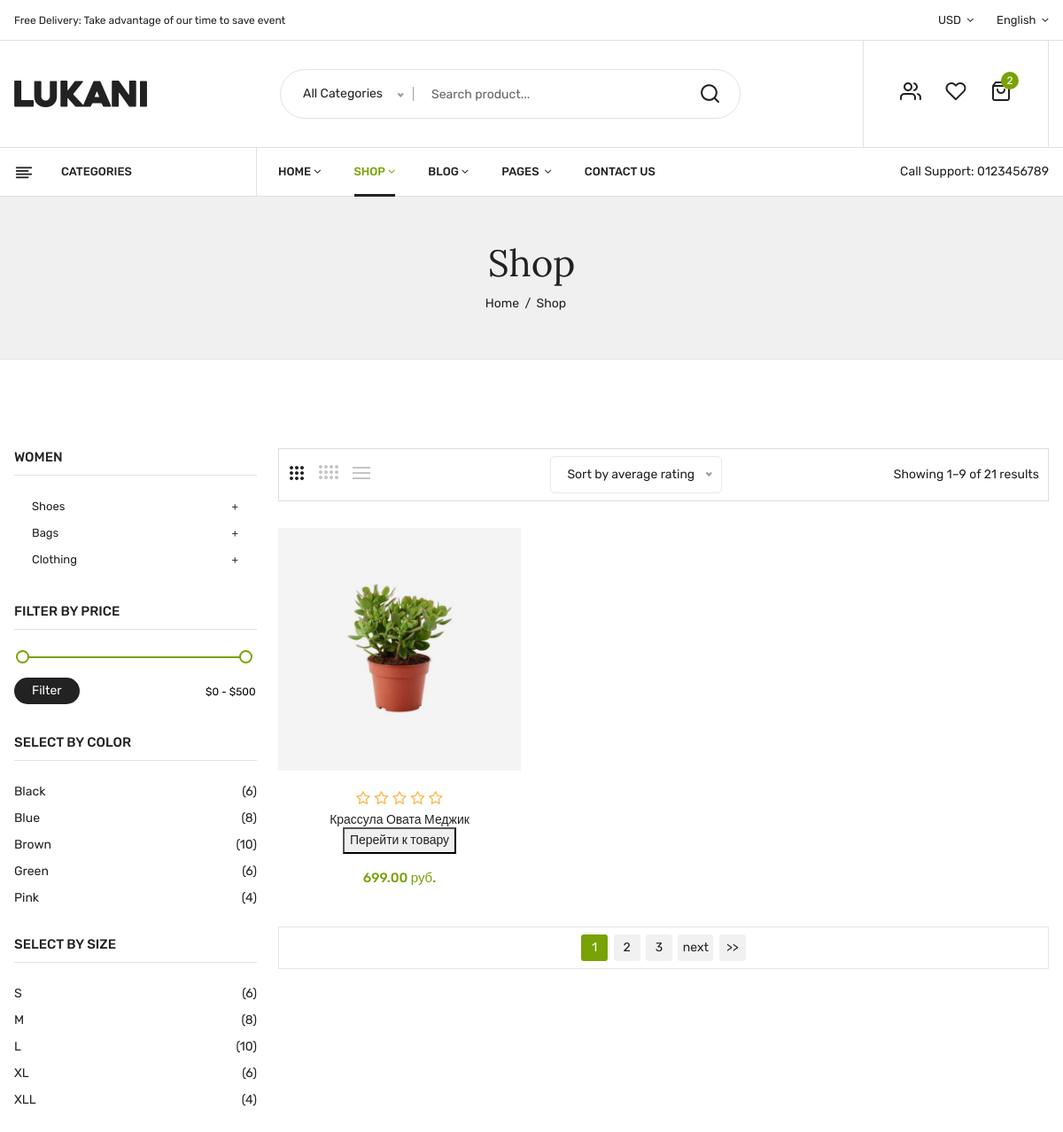
The app's page / (upper part), older data.
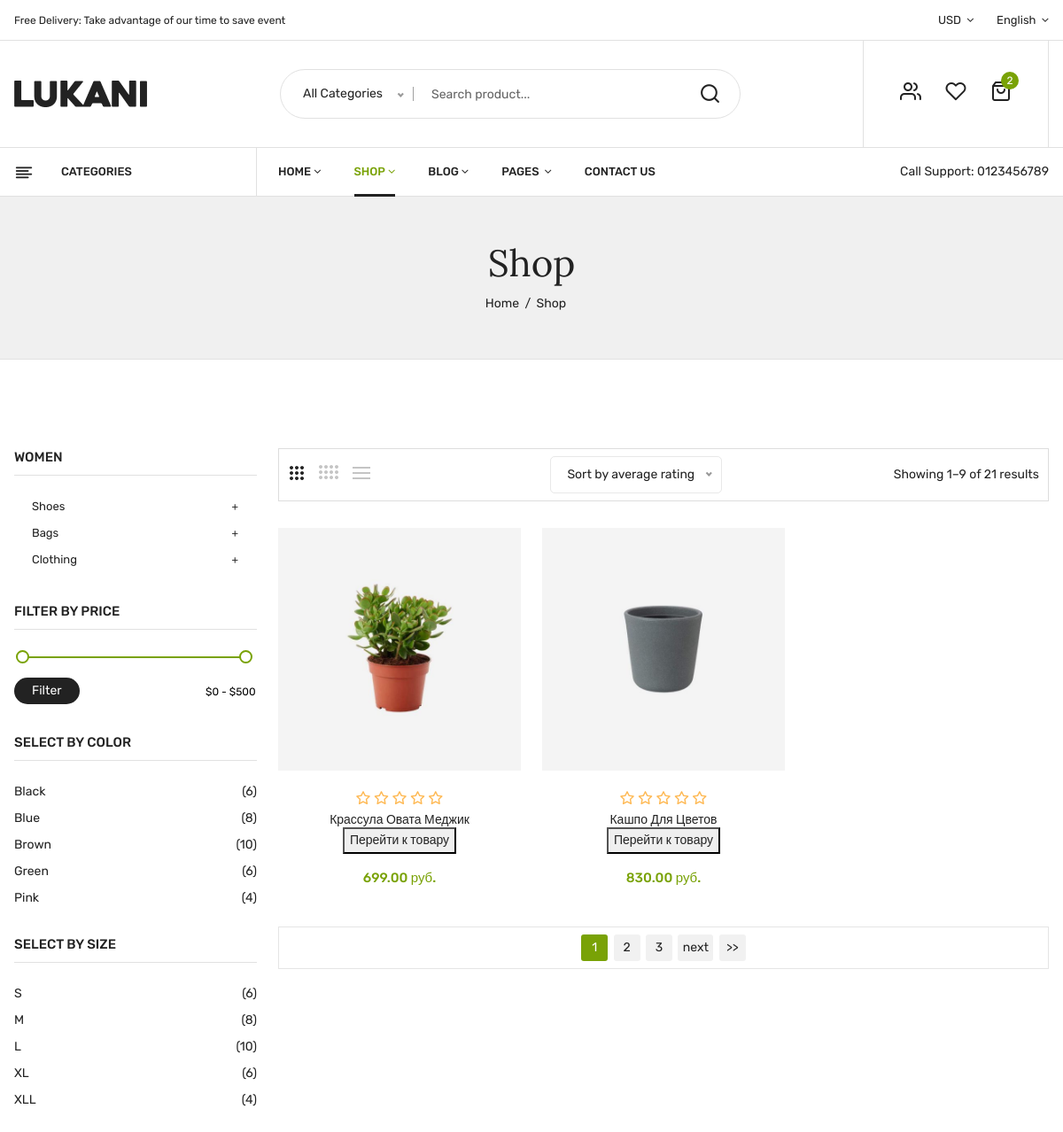
The same page, newer data.
### shop/models.py (models this page shows, shortened)
class Item(models.Model):
    CURRENCY_CHOICES = (
        ('usd', 'usd'),
        ('rub', 'rub')
    )
    name = models.CharField(max_length=255, verbose_name='product_name')
    code = models.CharField(max_length=255,
                            verbose_name='product_code')  # по этому полю различаем продукт (код продукта)
    price = models.DecimalField(max_digits=20, decimal_places=2)
    unit = models.CharField(max_length=255, blank=True, null=True)  # единица измерения
    image_url = models.ImageField(upload_to='img_product')  # путь на изображение продукта
    note = models.TextField(blank=True, null=True)  # комментарий к продукту
    class Meta:  # все элементы отображаются по дате создания
        ordering = ['pk']

### main/views.py (the view)
# urls.py: urlpatterns = [path("", views.ProductView.as_view(), name="shop"),
class ProductView(ListView):
    model = Item
    template_name = 'shop.html'
    def get_context_data(self, **kwargs):
        products = Item.objects.all()
        context = super(ProductView, self).get_context_data(**kwargs,)
        context.update({
            "items": products,
        })
        return context

### templates/shop.html (shortened to what this page needs)
{% extends 'base-page.html' %}
{% load static %}
{% block container %}
<div class="breadcrumbs_area">
    <div class="container">
        <div class="row">
            <div class="col-12">
                <div class="breadcrumb_content">
                    <h3>Shop</h3>
                    <ul>
                        <li><a href="#">home</a></li>
                        <li>shop</li>
                    </ul>
                </div>
            </div>
        </div>
    </div>
</div>
<div class="shop_area shop_reverse mt-100 mb-100">
    <div class="container">
        <div class="row">
            <div class="col-lg-3 col-md-12">
                <aside class="sidebar_widget">
                    <div class="widget_inner">
                        <div class="widget_list widget_categories">
                            <h3>Women</h3>
                            <ul>
                                <li class="widget_sub_categories sub_categories1"><a
                                        href="javascript:void(0)">Shoes</a>
                                </li>
                                <li class="widget_sub_categories sub_categories2"><a
                                        href="javascript:void(0)">Bags</a>
                                </li>
                                <li class="widget_sub_categories sub_categories3"><a
                                        href="javascript:void(0)">Clothing</a>
                                </li>
                            </ul>
                        </div>
                        <div class="widget_list widget_filter">
                            <h3>Filter by price</h3>
                            <form action="#">
                                <div id="slider-range"></div>
                                <button type="submit">Filter</button>
                                <input type="text" name="text" id="amount"/>
                            </form>
                        </div>
                        <div class="widget_list widget_color">
                            <h3>Select By Color</h3>
                            <ul>
                                <li>
                                    <a href="#">Black <span>(6)</span></a>
                                </li>
                                <li>
                                    <a href="#"> Blue <span>(8)</span></a>
                                </li>
                                <li>
                                    <a href="#">Brown <span>(10)</span></a>
                                </li>
                                <li>
                                    <a href="#"> Green <span>(6)</span></a>
                                </li>
                                <li>
                                    <a href="#">Pink <span>(4)</span></a>
                                </li>
                            </ul>
                        </div>
                        <div class="widget_list widget_color">
                            <h3>Select By SIze</h3>
                            <ul>
                                <li>
                                    <a href="#">S <span>(6)</span></a>
                                </li>
                                <li>
                                    <a href="#"> M <span>(8)</span></a>
                                </li>
                                <li>
                                    <a href="#">L <span>(10)</span></a>
                                </li>
                                <li>
                                    <a href="#"> XL <span>(6)</span></a>
                                </li>
                                <li>
                                    <a href="#">XLL <span>(4)</span></a>
                                </li>
                            </ul>
                        </div>
                    </div>
                </aside>
            </div>
            <div class="col-lg-9 col-md-12">
                <div class="shop_toolbar_wrapper">
                    <div class="shop_toolbar_btn">
                        <button data-role="grid_3" type="button" class="active btn-grid-3" data-toggle="tooltip"
                                title="3"></button>
                        <button data-role="grid_4" type="button" class=" btn-grid-4" data-toggle="tooltip"
                                title="4"></button>
                        <button data-role="grid_list" type="button" class="btn-list" data-toggle="tooltip"
                                title="List"></button>
                    </div>
                    <div class=" niceselect_option">
                    </div>
                    <div class="page_amount">
                        <p>Showing 1–9 of 21 results</p>
                    </div>
                </div>
                <div class="row shop_wrapper">
                    {% for item in object_list %}
                    <div class="col-lg-4 col-md-4 col-12 ">
                        <article class="single_product">
                            <figure>
                                <div class="product_thumb">
                                    <a class="primary_img" href="#"><img
                                            src="{{ item.image_url.url }}" alt=""></a>
                                </div>
                                <div class="product_content grid_content">
                                    <div class="product_price_rating">
                                        <div class="product_rating">
                                            <ul>
                                                <li><a href="#"><i class="icon-star"></i></a></li>
                                                <li><a href="#"><i class="icon-star"></i></a></li>
                                                <li><a href="#"><i class="icon-star"></i></a></li>
                                                <li><a href="#"><i class="icon-star"></i></a></li>
                                                <li><a href="#"><i class="icon-star"></i></a></li>
                                            </ul>
                                        </div>
                                        <h4 class="product_name"><a href="{% url 'item' item.pk %}">{{item.name}}</a></h4>
                                        <a href="{% url 'item' item.pk %}">
                                        <button type="button" id="checkout-button">Перейти к товару</button></a>
                                        <div class="price_box">
                                            <span class="current_price">{{item.price}} {{item.unit}}.</span>
                                        </div>
                                    </div>
                                </div>
                            </figure>
                        </article>
                    </div>
                    {% endfor %}
                </div>
                <div class="shop_toolbar t_bottom">
                    <div class="pagination">
                        <ul>
                            <li class="current">1</li>
                            <li><a href="#">2</a></li>
                            <li><a href="#">3</a></li>
                            <li class="next"><a href="#">next</a></li>
                            <li><a href="#">>></a></li>
                        </ul>
                    </div>
                </div>
            </div>
        </div>
    </div>
</div>
{% endblock container %}

### templates/base-page.html (shortened to what this page needs)
{% load static %}
<!doctype html>
<html class="no-js" lang="en">
<head>
    <link rel="stylesheet" href="{% static '/css/bootstrap.min.css' %}">
    <link rel="stylesheet" href="{% static '/css/owl.carousel.min.css' %}">
    <link rel="stylesheet" href="{% static '/css/slick.css' %}">
    <link rel="stylesheet" href="{% static '/css/magnific-popup.css' %}">
    <link rel="stylesheet" href="{% static '/css/font.awesome.css' %}">
    <link rel="stylesheet" href="{% static '/css/animate.css' %}">
    <link rel="stylesheet" href="{% static '/css/jquery-ui.min.css' %}">
    <link rel="stylesheet" href="{% static '/css/slinky.menu.css' %}">
    <link rel="stylesheet" href="{% static '/css/plugins.css' %}">
    <link rel="stylesheet" href="{% static '/css/style.css' %}">
</head>
<body>
<header>
    <div class="main_header">
        <div class="header_top">
            <div class="container">
                <div class="row align-items-center">
                    <div class="col-lg-7 col-md-7">
                        <div class="welcome-text">
                            <p>Free Delivery: Take advantage of our time to save event</p>
                        </div>
                    </div>
                    <div class="col-lg-5 col-md-5">
                        <div class="language_currency text-right">
                            <ul>
                                <li class="currency"><a href="#"> USD <i class="fa fa-angle-down"></i></a>
                                </li>
                                <li class="language"><a href="#"> English <i class="fa fa-angle-down"></i></a>
                                </li>
                            </ul>
                        </div>
                    </div>
                </div>
            </div>
        </div>
        <div class="header_middle">
            <div class="container">
                <div class="row align-items-center">
                    <div class="col-lg-3 col-md-3 col-4">
                        <div class="logo">
                            <a href="#"><img src="{% static '/img/logo/logo.png' %}" alt=""></a>
                        </div>
                    </div>
                    <div class="col-lg-9 col-md-6 col-6">
                        <div class="header_right_info">
                            <div class="search_container">
                                <form action="#">
                                    <div class="hover_category">
                                    </div>
                                    <div class="search_box">
                                        <input placeholder="Search product..." type="text">
                                        <button type="submit"><i class="icon-search"></i></button>
                                    </div>
                                </form>
                            </div>
                            <div class="header_account_area">
                                <div class="header_account-list top_links">
                                    <a href="#"><i class="icon-users"></i></a>
                                </div>
                                <div class="header_account-list header_wishlist">
                                    <a href="wishlist.html"><i class="icon-heart"></i></a>
                                </div>
                                <div class="header_account-list  mini_cart_wrapper">
                                    <a href="javascript:void(0)"><i class="icon-shopping-bag"></i><span
                                            class="item_count">2</span></a>
                                </div>
                            </div>
                        </div>
                    </div>
                </div>
            </div>
        </div>
        <div class="header_bottom sticky-header">
            <div class="container">
                <div class="row align-items-center">
                    <div class="col-lg-3">
                        <div class="categories_menu">
                            <div class="categories_title">
                                <h2 class="categori_toggle">Categories</h2>
                            </div>
                        </div>
                    </div>
                    <div class="col-lg-6">
                        <div class="main_menu menu_position">
                            <nav>
                                <ul>
                                    <li><a href="index.html">home<i class="fa fa-angle-down"></i></a>
                                    </li>
                                    <li class="mega_items"><a class="active" href="shop.html">shop<i
                                            class="fa fa-angle-down"></i></a>
                                    </li>
                                    <li><a href="blog.html">blog<i class="fa fa-angle-down"></i></a>
                                    </li>
                                    <li><a href="#">pages <i class="fa fa-angle-down"></i></a>
                                    </li>
                                    <li><a href="contact.html"> Contact Us</a></li>
                                </ul>
                            </nav>
                        </div>
                    </div>
                    <div class="col-lg-3">
                        <div class="call-support">
                            <p>Call Support: <a href="tel:0123456789">0123456789</a></p>
                        </div>
                    </div>
                </div>
            </div>
        </div>
    </div>
</header>
{% block container %}
{% endblock container %}
</body>
</html>

### static/css/plugins.css (style rules this page uses)
[class^="icon-"], [class*=" icon-"] { font-family: 'plaza-icon' !important; speak: none; font-style: normal; font-weight: normal; font-variant: normal; text-transform: none; line-height: 1; -webkit-font-smoothing: antialiased; -moz-osx-font-smoothing: grayscale; }
.icon-heart:before { content: "\e977"; }
.icon-search:before { content: "\e9c1"; }
.icon-shopping-bag:before { content: "\e9c9"; }
.icon-star:before { content: "\e9d5"; }
.icon-users:before { content: "\e9f6"; }

Row changes from the older to the newer data that the page shows:
added Item: image_url (picture), name "Кашпо Для Цветов", price "830.00", unit "руб"
